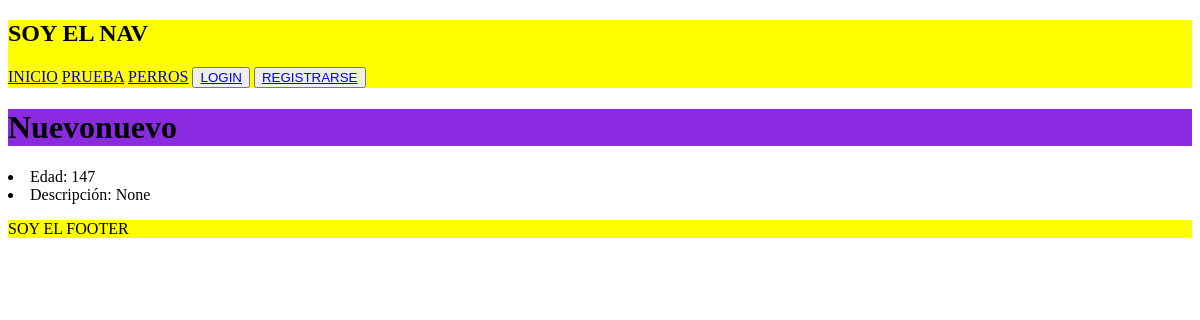
/perros/18/, run on an earlier commit of the app's database.
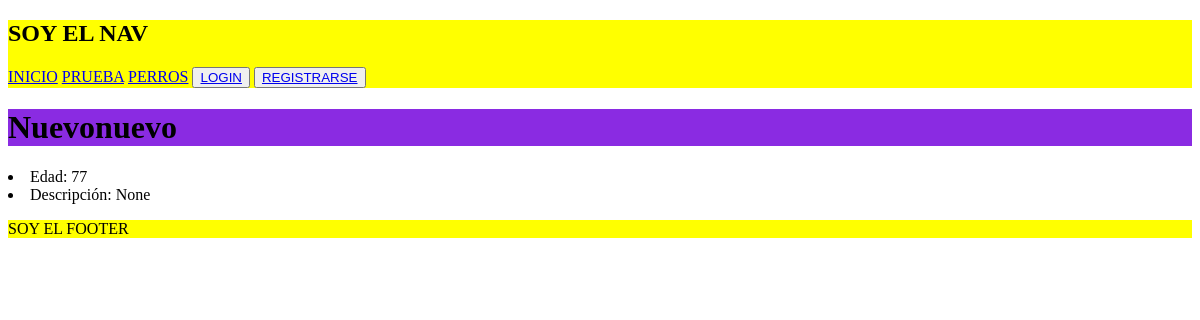
And on a later commit of the database.
### inicio/models.py (models this page shows, shortened)
class Perro(models.Model):
    nombre = models.CharField(max_length=20)
    edad = models.IntegerField()
    descripcion = models.TextField(null=True)

### inicio/views.py (the view)
# urls.py: path('perros/<int:pk>/', views.MostrarPerro.as_view(), name='mostrar_perro'),
class MostrarPerro(DetailView):
    model = Perro
    template_name = 'inicio/CBV/mostrar_perro_CBV.html'

### inicio/templates/inicio/CBV/mostrar_perro_CBV.html (shortened to what this page needs)
{% extends 'base.html' %}
{% block contenido %}
    <div>
        <h1 class="tituloperro">{{perro.nombre}}</h1>
    </div>
    <div>
        <li>Edad: {{perro.edad}}</li>
        <li>Descripción: {{perro.descripcion}}</li>
    </div>
{% endblock contenido %}

### templates/base.html (shortened to what this page needs)
<!DOCTYPE html>
<html lang="en">
    {% load static %}
    <head>
        <link rel="stylesheet" href={% static 'css/style.css' %}>
    </head>
    <body>
        <nav class='nav'>
            <div>
                <h1>SOY EL NAV</h1>
                    <a href={% url 'inicio:inicio' %}>INICIO</a>
                <a href={% url 'inicio:prueba' %}>PRUEBA</a>
                    <a href={% url 'inicio:listar_perros' %}>PERROS</a>
                {% if  request.user.is_authenticated %}
                    {% if  request.user.infoextra.avatar%}
                        <img src={{request.user.infoextra.avatar.url}} alt="" height='40px'>
                    {% endif %}
                    <button>
                        <a href={% url 'usuario:logout' %}>LOGOUT</a>
                    </button>
                    <button>
                        <a href={% url 'usuario:editar_perfil' %}>{{request.user.username}}</a>
                    </button>
                {% else %}
                    <button>
                        <a href={% url 'usuario:login' %}>LOGIN</a>
                    </button>
                    <button>
                        <a href={% url 'usuario:registrarse' %}>REGISTRARSE</a>
                    </button>
                {% endif %}
            </div>
        </nav>
        {% block contenido %}
        {% endblock contenido %}
        <footer class='footer'>
            <div>
                <p>SOY EL FOOTER</p>
            </div>
        </footer>
    </body>
    </html>

### inicio/static/css/style.css (style rules this page uses)
.nav { background-color: yellow; }
.tituloperro { background-color: blueviolet; }
.footer { background-color: yellow; }

What changed in the data, as far as the page shows it:
changed Perro "Nuevonuevo": edad "147" → "77"
